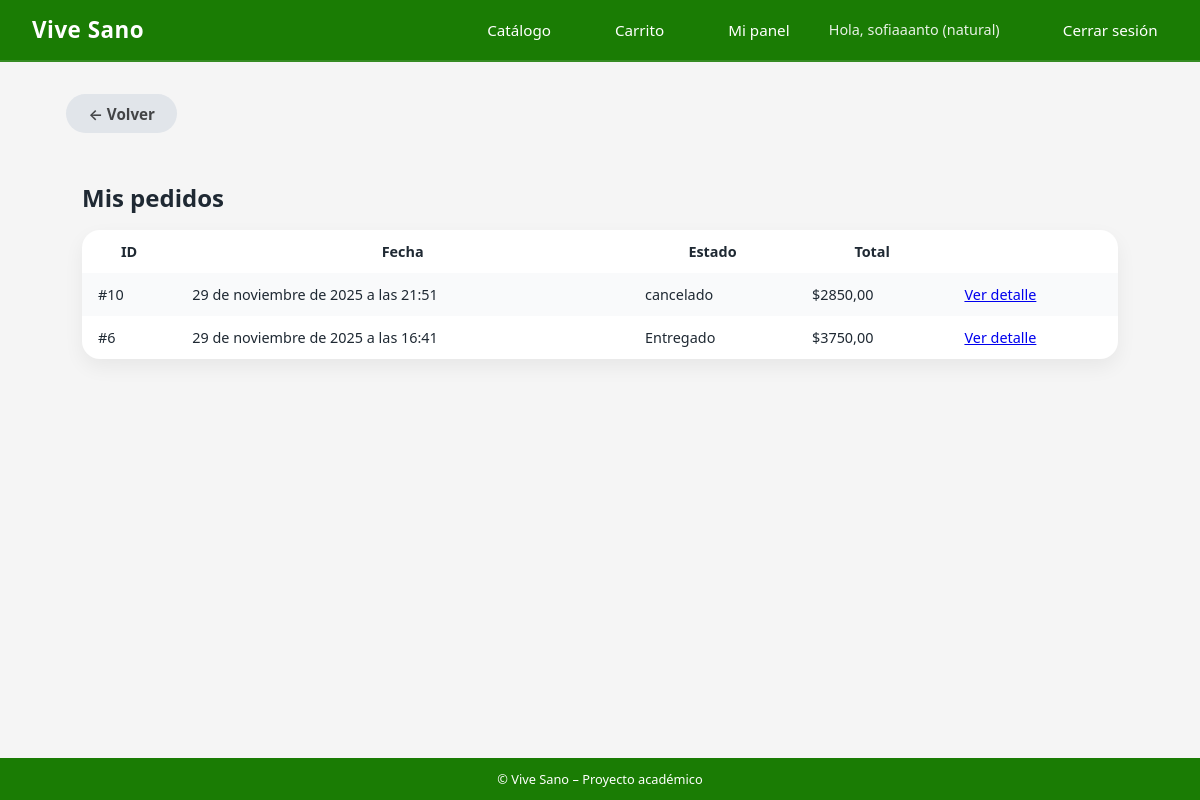
The app's page /productos/mis-pedidos/ (signed in), older data.
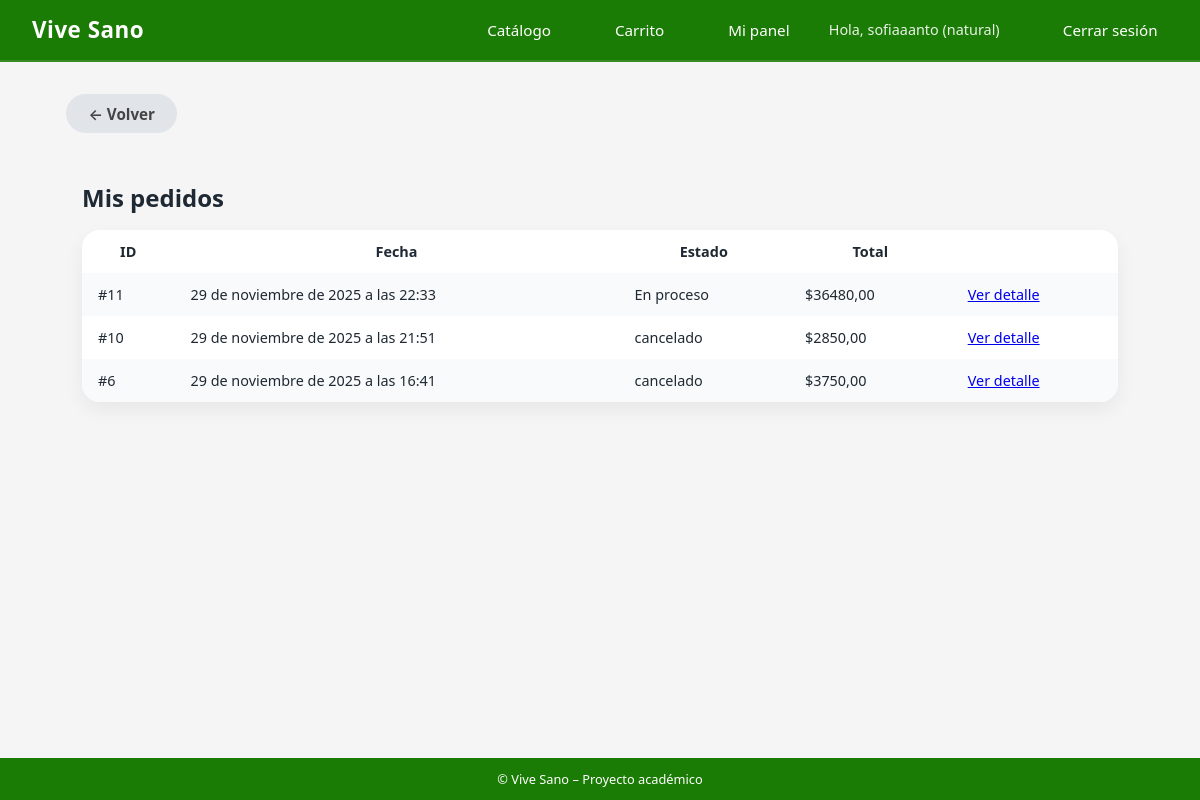
The same page, newer data.
### productos/models.py (models this page shows, shortened)
class Pedido(models.Model):
    ESTADOS = [
        ("pagado", "Pagado (simulado)"),
        ("en proceso", "En proceso"),
        ("en camino", "En camino"),
        ("entregado", "Entregado"),
        ("modificado", "Modificado"),
    ]
    usuario = models.ForeignKey(settings.AUTH_USER_MODEL, on_delete=models.CASCADE)
    creado = models.DateTimeField(auto_now_add=True)
    actualizado = models.DateTimeField(auto_now=True)
    total = models.DecimalField(max_digits=10, decimal_places=2, default=0)
    estado = models.CharField(max_length=20, choices=ESTADOS, default="pendiente")

### productos/views.py (the view)
# urls.py: path("mis-pedidos/", views.mis_pedidos, name="mis_pedidos"),
@login_required
def mis_pedidos(request):
    pedidos = Pedido.objects.filter(usuario=request.user).order_by("-creado")
    return render(request, "productos/mis_pedidos.html", {"pedidos": pedidos})

### productos/templates/productos/mis_pedidos.html (shortened to what this page needs)
{% extends 'core/base.html' %}
{% block content %}
<div class="container">
    <a href="{% url 'dashboard' %}" class="btn btn-secondary"
   style="
        display: inline-flex;
        align-items: center;
        gap: 6px;
        text-decoration: none;
        color: #000000b3;
        font-weight: 600;
        margin-bottom: 1rem;
   ">
    ← Volver
    </a>
<div class="container">
    <h2>Mis pedidos</h2>
    {% if pedidos %}
    <table class="cart-table">
        <tr>
            <th>ID</th>
            <th>Fecha</th>
            <th>Estado</th>
            <th>Total</th>
            <th></th>
        </tr>
        {% for pedido in pedidos %}
        <tr>
            <td>#{{ pedido.id }}</td>
            <td>{{ pedido.creado }}</td>
            <td>{{ pedido.get_estado_display }}</td>
            <td>${{ pedido.total }}</td>
            <td>
                <a href="{% url 'ver_estado_pedido' pedido.id %}">
                    Ver detalle
                </a>
            </td>
        </tr>
        {% endfor %}
    </table>
    {% else %}
    <p>No tienes pedidos aún.</p>
    {% endif %}
    </div>
</div>
{% endblock %}

Row changes from the older to the newer data that the page shows:
added Pedido: id "11", creado "29 de noviembre de 2025 a las 22:33", estado "En proceso", total "36480,00"
changed Pedido "29 de noviembre de 2025 a las 16:41": estado "Entregado" → "cancelado"
